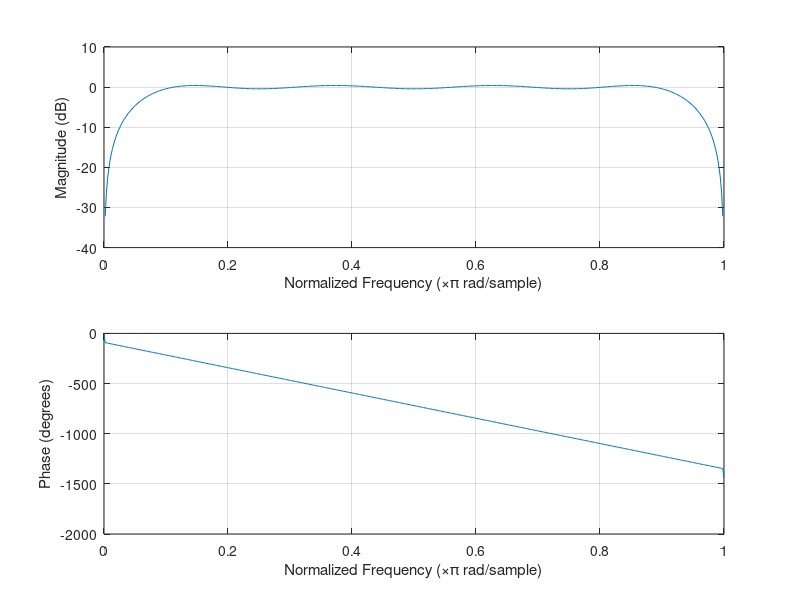

Here is the MATLAB script that generated this plot:
#Tobias Ecker OE3TEC 2020
#Design Hilbert Filter for STM32 SSB

pkg load signal

#gives the number of taps in the returned filter
n = 14; #if 12 (or 8, 4) every uneven koeffitient will be 0
#gives frequency at the band edges
f = [0.1 0.9]; # if sum is 1, every second tab will be 0
#gives amplitude at the band edges
a = [1 1];
bb = remez(n, f, a, "hilbert", 200000);

disp(bb);
figure
freqz(bb,1);